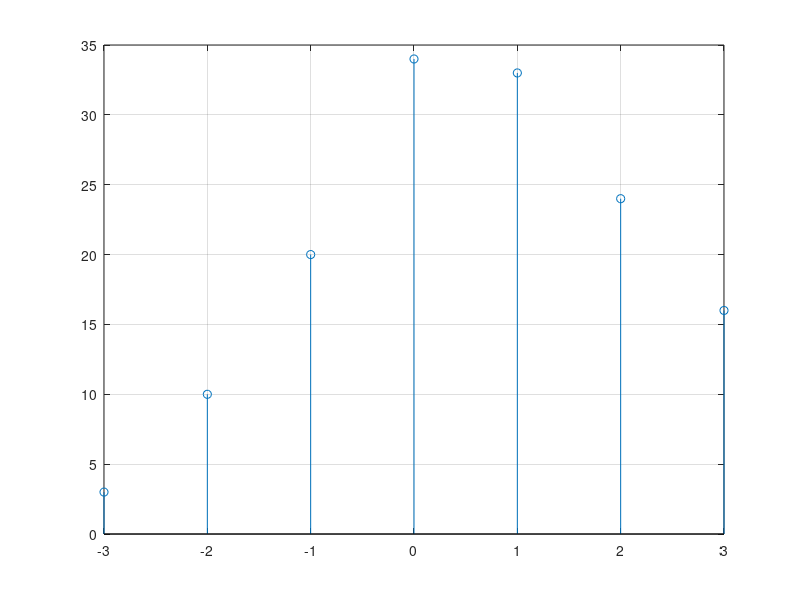

MATLAB code for this plot:
clc
clear all
close all

%x = input('Enter the first array: ');
%h = input('Enter the second array: ');
x = [1 2 3 4];
x_sampleIndex = 0:3 ; % index range
h = [4 3 4 3];
h_sampleIndex = 0:3 ;
h = fliplr(h);
h_sampleIndex = -fliplr(h_sampleIndex);

z = [];

for i=1:length(h)
  g = h .* x(i);
  z = [z;g];
endfor

[row colm] = size(z);
k = row+colm;
check=2;
y = [];
added_value = 0;

while(check<=k)
  for i=1:row
    for j=1:colm
      if (i+j)==check
        added_value = added_value + z(i,j);
      endif
    endfor
  endfor
  y = [y added_value];
  check=check+1;
  added_value=0;
endwhile;

disp(y);

final_n = min(x_sampleIndex)+min(h_sampleIndex) : max(x_sampleIndex)+max(h_sampleIndex);
stem(final_n,y);
grid on;